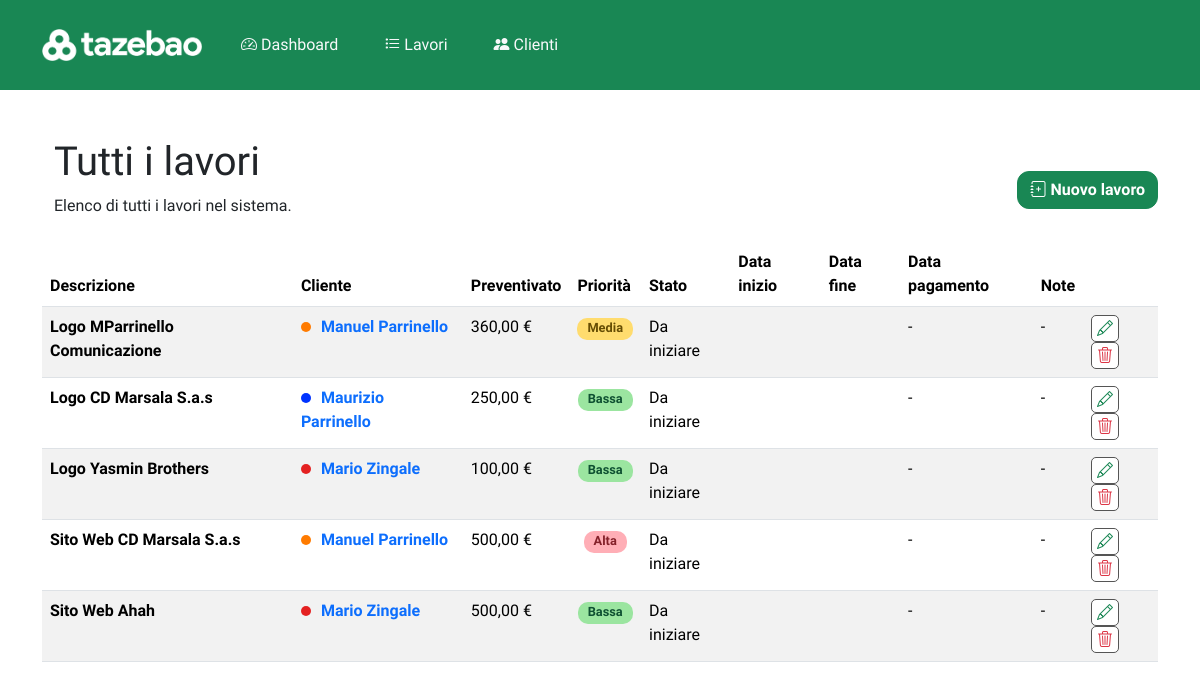
The page /lavori on the database as committed earlier.
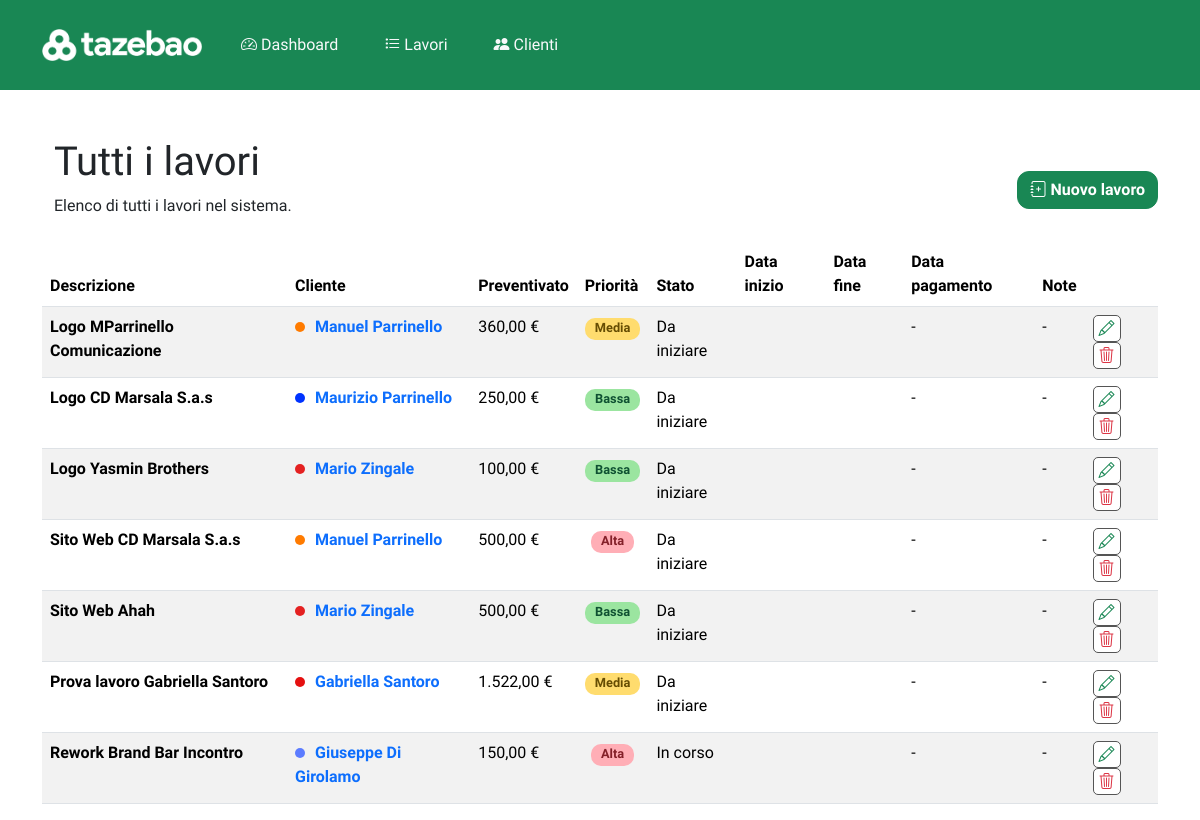
The same page on the database as committed later.
### app.py (models this page shows, shortened)
class Lavoro(db.Model):
    __tablename__ = "lavori"
    id = db.Column(db.Integer, primary_key=True)
    descrizione = db.Column(db.String(200), nullable=False)
    data_inizio = db.Column(db.Date, nullable=True)
    data_fine = db.Column(db.Date, nullable=True)
    data_pagamento = db.Column(db.Date, nullable=True)
    stato = db.Column(db.String(50), nullable=True)
    priorita = db.Column(db.String(50), nullable=True)
    preventivato = db.Column(db.Float, nullable=True)
    cliente_id = db.Column(db.Integer, db.ForeignKey("clienti.id"), nullable=False)
    note = db.Column(db.Text, nullable=True)

class Cliente(db.Model):
    __tablename__ = "clienti"
    id = db.Column(db.Integer, primary_key=True)
    name = db.Column(db.String(100), nullable=False)
    email = db.Column(db.String(100), nullable=False)
    telefono = db.Column(db.String(20), nullable=False)
    lavori = db.relationship(
        "Lavoro", backref="cliente", lazy=True, cascade="all, delete, delete-orphan"
    )
    note = db.Column(db.Text, nullable=True)
    colore = db.Column(db.String(20), nullable=True)

### app.py (the view)
@app.route("/lavori")
def lavori():
    lavori_list = Lavoro.query.all()
    return render_template("lavori.html", lavori=lavori_list)

### app.py (called while the page is built)
def format_euro(value):
    try:
        return (
            f"{value:,.2f}".replace(",", "X").replace(".", ",").replace("X", ".") + " €"
        )
    except (TypeError, ValueError):
        return "0,00 €"

### templates/lavori.html (shortened to what this page needs)
{% extends "base.html" %}
{% block content %}
<div class="row mx-auto w-100 display-flex align-items-center justify-content-space-between">
    <div class="col-4">
        <h1>Tutti i lavori</h1>
        <p class="mb-4">Elenco di tutti i lavori nel sistema.</p>
    </div>
    <div class="col-8 d-inline-flex justify-content-end px-0">
        <a href="{{ url_for('nuovo_lavoro') }}"><button class="btn btn-primary"><span><i class="bi bi-journal-plus"></i></span>&nbsp;Nuovo lavoro</button></a>
    </div>
</div>
<div class="container p-0 mt-0">
    <table class="table table-striped" id="tabellaLavori">
        <thead>
            <tr>
                <th scope="col">Descrizione</th>
                <th scope="col">Cliente</th>
                <th scope="col">Preventivato</th>
                <th scope="col">Priorità</th>
                <th scope="col">Stato</th>
                <th scope="col">Data inizio</th>
                <th scope="col">Data fine</th>
                <th scope="col">Data pagamento</th>
                <th scope="col">Note</th>
                <th scope="col"></th>
            </tr>
        </thead>
        <tbody>
            {% if lavori %}
            {% for lavoro in lavori %}
            <tr>
                <td><span class="fw-bold">{{ lavoro.descrizione }}</span></td>
                <td><span class="cliente-bullet"
                        style="background-color: {{ lavoro.cliente.colore }} !important;"></span><a href="/clienti/{{lavoro.cliente.id}}" class="fw-bold text-decoration-none">{{ lavoro.cliente.name}}</a></td>
                <td>{{ lavoro.preventivato | euro }}</td>
                <td class="text-center"><span class="prio-pill">{{ lavoro.priorita }}</span></td>
                <td>{{ lavoro.stato if lavoro.stato else '-' }}</td>
                <td>{{ lavoro.data_inizio if lavoro.data_inizio else '' }}</td>
                <td>{{ lavoro.data_fine if lavoro.data_fine else "" }}</td>
                <td>{{ lavoro.data_pagamento if lavoro.data_pagamento else "-" }}</td>
                <td>{{ lavoro.note if lavoro.note else "-" }}</td>
                <td>
                    <span class="action-icon edit-icon"><i class="bi bi-pencil text-success"></i></span>
                    <span class="action-icon delete-icon"><i class="bi bi-trash3 text-danger"></i></span>
                </td>
            </tr>
            {% endfor %}
            {% else %}
            <tr>
                <td colspan="11" class="text-center">Nessun lavoro trovato.</td>
            </tr>
            {% endif %}
        </tbody>
</div>
{% endblock %}

Rows that differ between the two databases and show on the page:
added Lavoro: descrizione "Prova lavoro Gabriella Santoro", cliente.name "Gabriella Santoro", preventivato|euro "1.522,00 €", priorita "Media", stato "Da iniziare", data_pagamento "-", note "-"
added Lavoro: descrizione "Rework Brand Bar Incontro", cliente.name "Giuseppe Di Girolamo", preventivato|euro "150,00 €", priorita "Alta", stato "In corso", data_pagamento "-", note "-"
